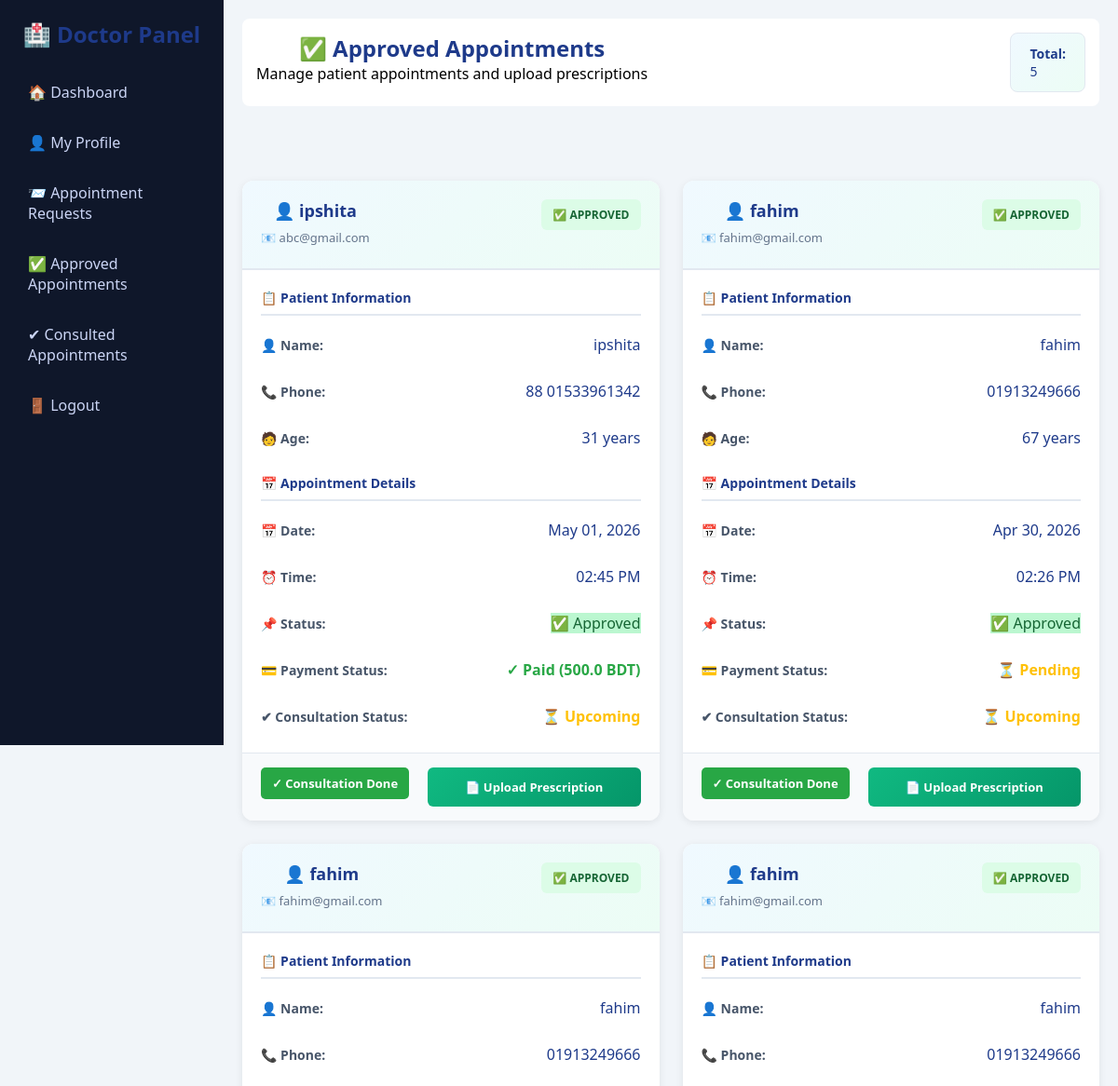
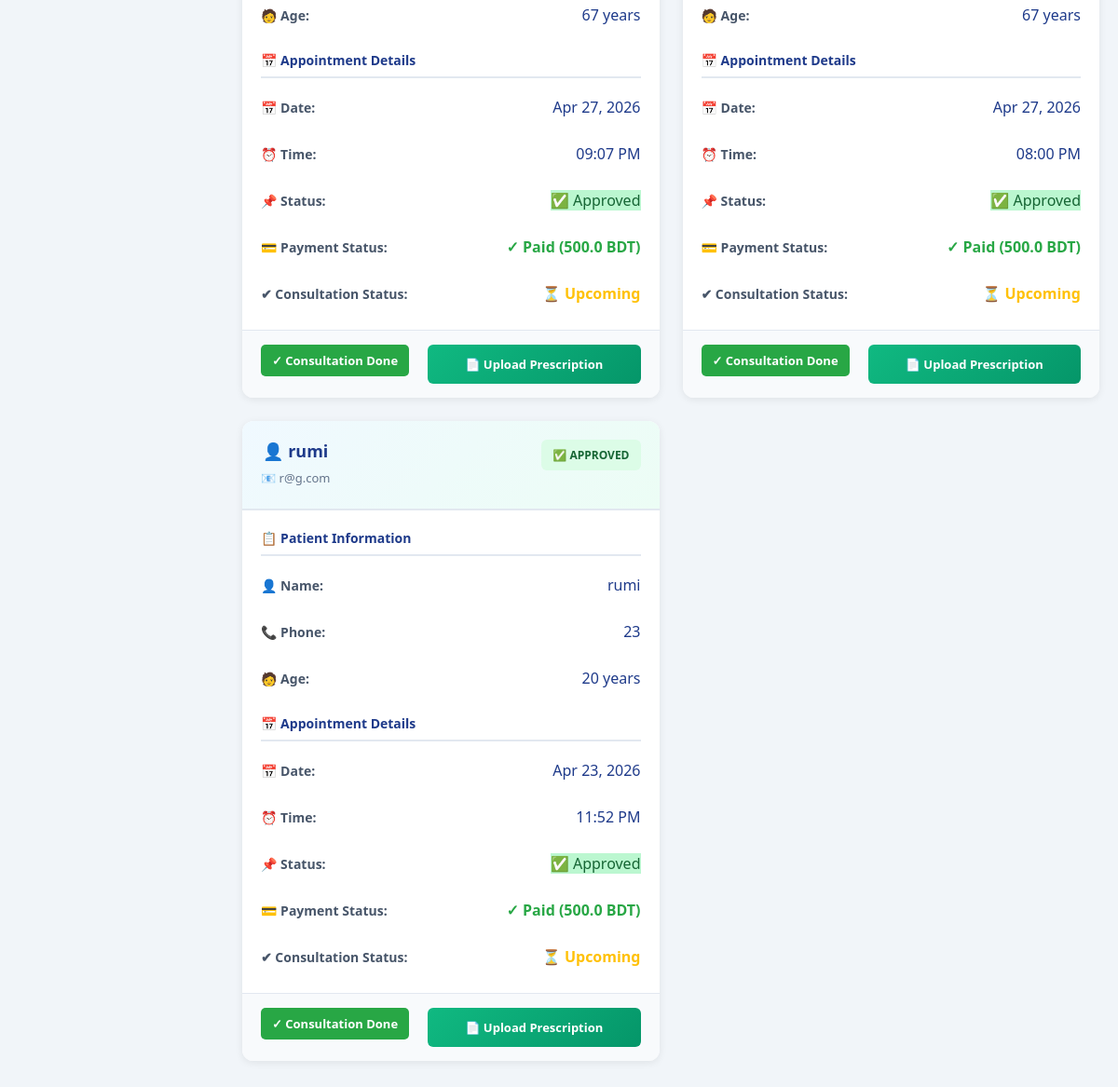
/doctor-appointments/approved/ (signed in), run on the app's committed database (2 pictures, top to bottom).
### accounts/models.py (models this page shows, shortened)
class Appointment(models.Model):
    STATUS_CHOICES = (
        ('pending', 'Pending'),
        ('approved', 'Approved'),
        ('rejected', 'Rejected'),
        ('cancelled', 'Cancelled'),
    )
    CONSULTATION_CHOICES = (
        ('upcoming', 'Upcoming'),
        ('consulted', 'Consulted'),
        ('no-show', 'No Show'),
    )
    patient = models.ForeignKey(
        CustomUser,
        on_delete=models.CASCADE,
        related_name='patient_appointments',
        limit_choices_to={'role': 'patient'}
    )
    doctor = models.ForeignKey(
        CustomUser,
        on_delete=models.CASCADE,
        related_name='doctor_appointments',
        limit_choices_to={'role': 'doctor'}
    )
    date = models.DateField()
    time = models.TimeField()
    status = models.CharField(max_length=10, choices=STATUS_CHOICES, default='pending')
    consultation_status = models.CharField(max_length=20, choices=CONSULTATION_CHOICES, default='upcoming')
    created_at = models.DateTimeField(auto_now_add=True)

class CustomUser(AbstractUser):
    ROLE_CHOICES = (
        ('doctor', 'Doctor'),
        ('patient', 'Patient'),
        ('admin', 'Admin'),
    )
    role = models.CharField(max_length=10, choices=ROLE_CHOICES)
    phone = models.CharField(max_length=15)
    specialization = models.CharField(max_length=100, blank=True, null=True)
    age = models.IntegerField(blank=True, null=True)
    bio = models.TextField(blank=True)
    profile_image = models.ImageField(upload_to='profiles/', default='default.png')
    is_verified = models.BooleanField(default=False)

class Payment(models.Model):
    REFUND_STATUS_CHOICES = (
        ('none', 'No Refund'),
        ('requested', 'Refund Requested'),
        ('approved', 'Refund Approved'),
        ('rejected', 'Refund Rejected'),
        ('completed', 'Refund Completed'),
    )
    appointment = models.OneToOneField(Appointment, on_delete=models.CASCADE)
    amount = models.FloatField(default=500)
    is_paid = models.BooleanField(default=False)
    transaction_id = models.CharField(max_length=100, blank=True)
    paid_at = models.DateTimeField(auto_now_add=True)
    refund_status = models.CharField(max_length=20, choices=REFUND_STATUS_CHOICES, default='none')
    refund_requested_at = models.DateTimeField(null=True, blank=True)
    refund_amount = models.FloatField(null=True, blank=True)
    refund_reason = models.TextField(blank=True)
    refund_admin_notes = models.TextField(blank=True)
    refund_processed_at = models.DateTimeField(null=True, blank=True)

### accounts/views.py (the view)
# urls.py: path('doctor-appointments/approved/', views.doctor_approved_appointments, name='doctor_approved_appointments'),
@login_required
def doctor_approved_appointments(request):
    appointments = Appointment.objects.filter(doctor=request.user, status='approved').order_by('-created_at')
    context = {
        'appointments': appointments,
    }
    return render(request, 'doctor_approved_appointments.html', context)

### templates/doctor_approved_appointments.html (shortened to what this page needs)
{% load static %}
<!DOCTYPE html>
<html lang="en">
<head>
    <link rel="stylesheet" href="{% static 'css/style.css' %}">
    <link rel="stylesheet" href="{% static 'css/dashboard_extra.css' %}">
    <link rel="stylesheet" href="{% static 'css/appointments.css' %}">
</head>
<body>
<div class="dashboard">
    <div class="sidebar">
        <h2>🏥 Doctor Panel</h2>
        <ul>
            <li><a href="{% url 'doctor_dashboard' %}">🏠 Dashboard</a></li>
            <li><a href="{% url 'profile' %}">👤 My Profile</a></li>
            <li><a href="{% url 'doctor_requests' %}">📨 Appointment Requests</a></li>
            <li><a href="{% url 'doctor_approved_appointments' %}" class="active">✅ Approved Appointments</a></li>
            <li><a href="{% url 'doctor_consulted_appointments' %}">✔ Consulted Appointments</a></li>
            <li><a href="{% url 'logout' %}">🚪 Logout</a></li>
        </ul>
    </div>
    <div class="main">
        <div class="topbar">
            <div class="topbar-content">
                <div>
                    <h2>✅ Approved Appointments</h2>
                    <p>Manage patient appointments and upload prescriptions</p>
                </div>
                <div class="topbar-stats">
                    <span class="stat-box">
                        <strong>Total:</strong> {{ appointments|length }}
                    </span>
                </div>
            </div>
        </div>
        <div class="appointments-section">
            {% if appointments %}
                <div class="appointments-grid">
                    {% for appt in appointments %}
                        <div class="appointment-card">
                            <div class="card-header">
                                <div class="patient-info">
                                    <h3>👤 {{ appt.patient.first_name|default:appt.patient.username }}</h3>
                                    <p class="patient-email">📧 {{ appt.patient.email }}</p>
                                </div>
                                <span class="status-badge status-approved">
                                    ✅ APPROVED
                                </span>
                            </div>
                            <div class="card-body">
                                <div class="detail-section">
                                    <h4>📋 Patient Information</h4>
                                    <div class="detail-row">
                                        <span class="label">👤 Name:</span>
                                        <span class="value">{{ appt.patient.first_name|default:appt.patient.username }}</span>
                                    </div>
                                    <div class="detail-row">
                                        <span class="label">📞 Phone:</span>
                                        <span class="value">{{ appt.patient.phone }}</span>
                                    </div>
                                    <div class="detail-row">
                                        <span class="label">🧑 Age:</span>
                                        <span class="value">{{ appt.patient.age|default:"N/A" }} years</span>
                                    </div>
                                </div>
                                <div class="detail-section">
                                    <h4>📅 Appointment Details</h4>
                                    <div class="detail-row">
                                        <span class="label">📅 Date:</span>
                                        <span class="value">{{ appt.date|date:"M d, Y" }}</span>
                                    </div>
                                    <div class="detail-row">
                                        <span class="label">⏰ Time:</span>
                                        <span class="value">{{ appt.time|time:"h:i A" }}</span>
                                    </div>
                                    <div class="detail-row">
                                        <span class="label">📌 Status:</span>
                                        {% if appt.status == 'cancelled' %}
                                            <span class="value cancelled">🚫 Cancelled by Patient</span>
                                        {% else %}
                                            <span class="value approved">✅ Approved</span>
                                        {% endif %}
                                    </div>
                                    <div class="detail-row">
                                        <span class="label">💳 Payment Status:</span>
                                        {% with payment=appt.payment %}
                                            {% if payment and payment.is_paid %}
                                                <span class="value" style="color: #28a745; font-weight: 600;">✓ Paid ({{ payment.amount }} BDT)</span>
                                            {% else %}
                                                <span class="value" style="color: #ffc107; font-weight: 600;">⏳ Pending</span>
                                            {% endif %}
                                        {% endwith %}
                                    </div>
                                    <div class="detail-row">
                                        <span class="label">✔ Consultation Status:</span>
                                        {% if appt.consultation_status == 'consulted' %}
                                            <span class="value" style="color: #28a745; font-weight: 600;">✓ Consulted</span>
                                        {% else %}
                                            <span class="value" style="color: #ffc107; font-weight: 600;">⏳ Upcoming</span>
                                        {% endif %}
                                    </div>
                                </div>
                            </div>
                            <div class="card-actions">
                                {% if appt.status != 'cancelled' %}
                                    {% if appt.consultation_status == 'upcoming' %}
                                        <a href="{% url 'mark_consultation_done' appt.id %}" class="btn-consultation" style="background: #28a745; color: white; padding: 8px 12px; display: inline-block; border-radius: 5px; text-decoration: none; font-size: 13px; font-weight: 600; margin-bottom: 8px;">
                                            ✓ Consultation Done
                                        </a><br>
                                    {% else %}
                                        <span style="display: inline-block; background: #d4edda; color: #155724; padding: 8px 12px; border-radius: 5px; font-size: 13px; font-weight: 600; margin-bottom: 8px;">
                                            ✓ Consulted
                                        </span><br>
                                    {% endif %}
                                    <a href="{% url 'upload_prescription' appt.id %}" class="btn-prescription">
                                        📄 Upload Prescription
                                    </a>
                                {% else %}
                                    <span class="btn-status-cancelled">🚫 Appointment Cancelled</span>
                                {% endif %}
                            </div>
                        </div>
                    {% endfor %}
                </div>
            {% endif %}
        </div>
    </div>
</div>
</body>
</html>

### static/css/style.css (style rules this page uses)
* { margin: 0; padding: 0; box-sizing: border-box; }
body { font-family: 'Segoe UI', sans-serif; background: #f8fafc; }
body { font-family: 'Segoe UI', Tahoma, Geneva, Verdana, sans-serif; background: linear-gradient(to right, #dbeafe, #f0fdf4); height: 100vh; }
.dashboard { display: flex; font-family: 'Segoe UI', sans-serif; }
.sidebar { width: 230px; height: 100vh; background: #1e293b; color: white; padding: 20px; }
.sidebar h2 { text-align: center; margin-bottom: 30px; }
.sidebar ul { list-style: none; }
.sidebar ul li { margin: 15px 0; }
.sidebar ul li a { color: #cbd5f5; text-decoration: none; display: block; padding: 10px; border-radius: 6px; transition: 0.3s; }
.main { flex: 1; background: #f1f5f9; padding: 20px; }
.topbar { background: white; padding: 15px; border-radius: 8px; margin-bottom: 20px; }
.dashboard { display: flex; height: 100vh; }
.sidebar { width: 240px; background: #0f172a; color: white; padding: 20px; }
.sidebar h2 { text-align: center; margin-bottom: 25px; }
.sidebar ul li { margin: 12px 0; }
.sidebar ul li a { color: #cbd5f5; text-decoration: none; padding: 10px; display: block; border-radius: 6px; transition: 0.3s; }
.main { flex: 1; padding: 20px; background: #f1f5f9; }

### static/css/dashboard_extra.css (style rules this page uses)
body { font-family: 'Segoe UI', sans-serif; background: #f1f5f9; margin: 0; }
h2, h3 { text-align: center; color: #1e3a8a; }
.approved { background: #bbf7d0; }

### static/css/appointments.css (style rules this page uses)
.appointments-section { padding: 30px 0; }
.appointments-grid { display: grid; grid-template-columns: repeat(auto-fill, minmax(400px, 1fr)); gap: 25px; margin-top: 30px; }
.appointment-card { background: white; border-radius: 12px; box-shadow: 0 2px 8px rgba(0, 0, 0, 0.08); overflow: hidden; transition: all 0.3s ease; display: flex; flex-direction: column; }
.card-header { background: linear-gradient(135deg, #f0f9ff 0%, #ecfdf5 100%); padding: 20px; display: flex; justify-content: space-between; align-items: flex-start; border-bottom: 2px solid #e2e8f0; }
.doctor-info h3, .patient-info h3 { color: #1e3a8a; margin: 0 0 8px 0; font-size: 18px; }
.doctor-info p, .patient-info p { color: #64748b; margin: 4px 0; font-size: 13px; }
.patient-email { color: #475569; }
.status-badge { display: inline-block; padding: 8px 12px; border-radius: 6px; font-weight: 600; font-size: 12px; white-space: nowrap; }
.status-badge.status-approved { background: #dcfce7; color: #166534; }
.card-body { padding: 20px; flex-grow: 1; }
.detail-section { margin-bottom: 20px; }
.detail-section:last-child { margin-bottom: 0; }
.detail-section h4 { color: #1e3a8a; font-size: 14px; margin-bottom: 12px; font-weight: 600; border-bottom: 2px solid #e2e8f0; padding-bottom: 8px; }
.detail-row { display: flex; justify-content: space-between; align-items: center; margin-bottom: 12px; padding: 8px 0; }
.detail-row:last-child { margin-bottom: 0; }
.label { color: #475569; font-weight: 600; font-size: 14px; }
.value { color: #1e3a8a; font-weight: 500; text-align: right; }
.value.approved { color: #166534; }
.card-actions { padding: 15px 20px; background: #f8fafc; border-top: 1px solid #e2e8f0; display: flex; gap: 10px; flex-wrap: wrap; }
.btn-payment, .btn-cancel, .btn-rebook, .btn-prescription { padding: 10px 16px; border: none; border-radius: 6px; text-decoration: none; font-weight: 600; font-size: 13px; cursor: pointer; transition: all 0.3s ease; display: inline-flex; align-items: center; gap: 6px; }
.btn-prescription { background: linear-gradient(135deg, #10b981 0%, #059669 100%); color: white; flex: 1; min-width: 180px; justify-content: center; }
.topbar-content { display: flex; justify-content: space-between; align-items: flex-start; gap: 20px; }
.topbar-stats { display: flex; gap: 15px; flex-wrap: wrap; }
.stat-box { background: linear-gradient(135deg, #f0f9ff 0%, #ecfdf5 100%); padding: 12px 20px; border-radius: 8px; color: #1e3a8a; font-size: 14px; border: 1px solid #e2e8f0; }
.stat-box strong { display: block; color: #1e3a8a; font-weight: 600; }

### data on the page
Appointment: patient.first_name "ipshita", patient.email "abc@gmail.com", patient.phone "88 01533961342", patient.age "31", date "May 01, 2026", time "02:45 PM", status "✅ Approved", payment.amount "500.0", consultation_status "⏳ Upcoming"
Appointment: patient.first_name "fahim", patient.email "fahim@gmail.com", patient.phone "01913249666", patient.age "67", date "Apr 30, 2026", time "02:26 PM", status "✅ Approved", shows "⏳ Pending", consultation_status "⏳ Upcoming"
Appointment: patient.first_name "fahim", patient.email "fahim@gmail.com", patient.phone "01913249666", patient.age "67", date "Apr 27, 2026", time "09:07 PM", status "✅ Approved", payment.amount "500.0", consultation_status "⏳ Upcoming"
Appointment: patient.first_name "fahim", patient.email "fahim@gmail.com", patient.phone "01913249666", patient.age "67", date "Apr 27, 2026", time "08:00 PM", status "✅ Approved", payment.amount "500.0", consultation_status "⏳ Upcoming"
Appointment: patient.first_name "rumi", patient.email "r@g.com", patient.phone "23", patient.age "20", date "Apr 23, 2026", time "11:52 PM", status "✅ Approved", payment.amount "500.0", consultation_status "⏳ Upcoming"

### other printed values
{{ appointments|length }} "5"
